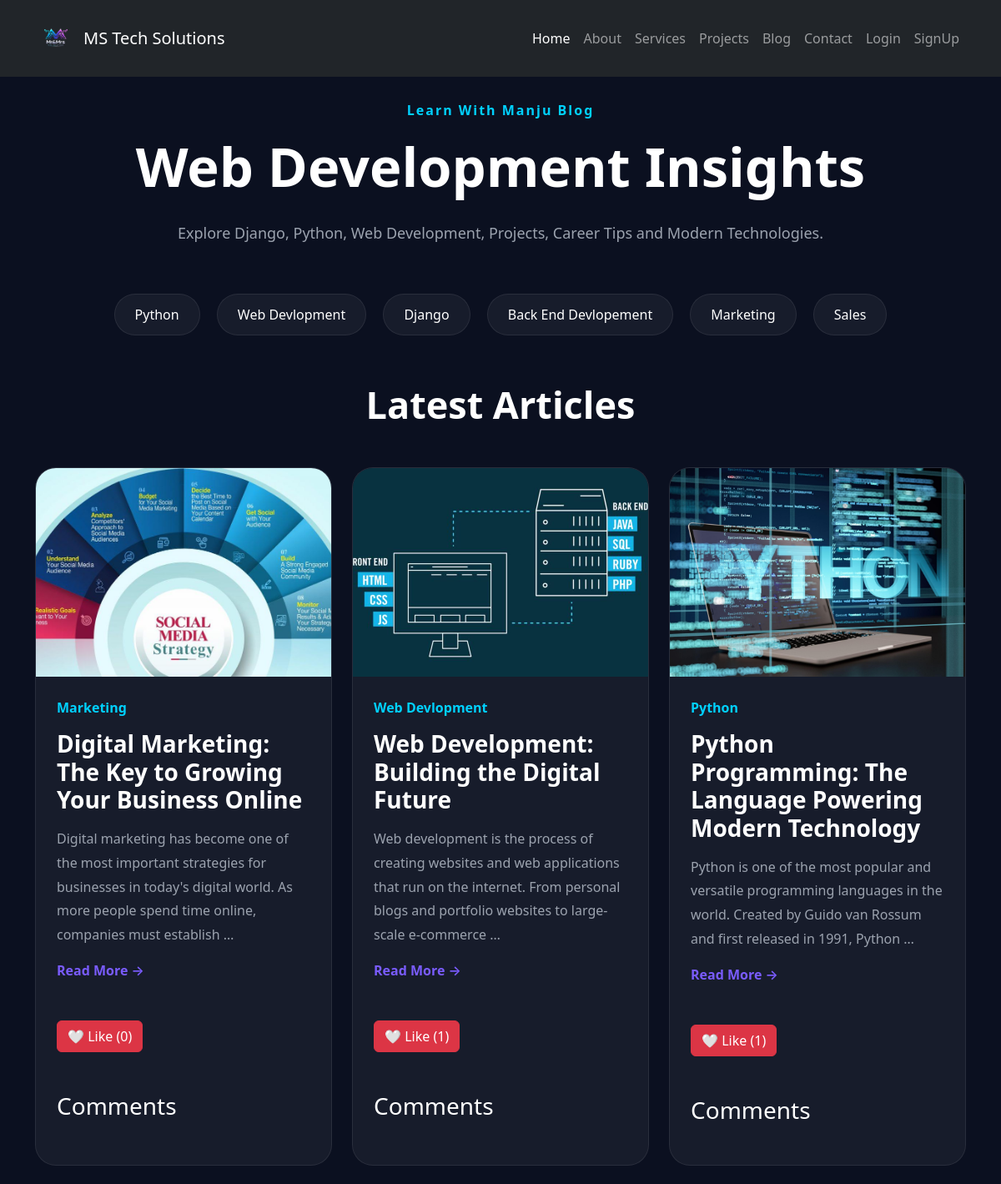
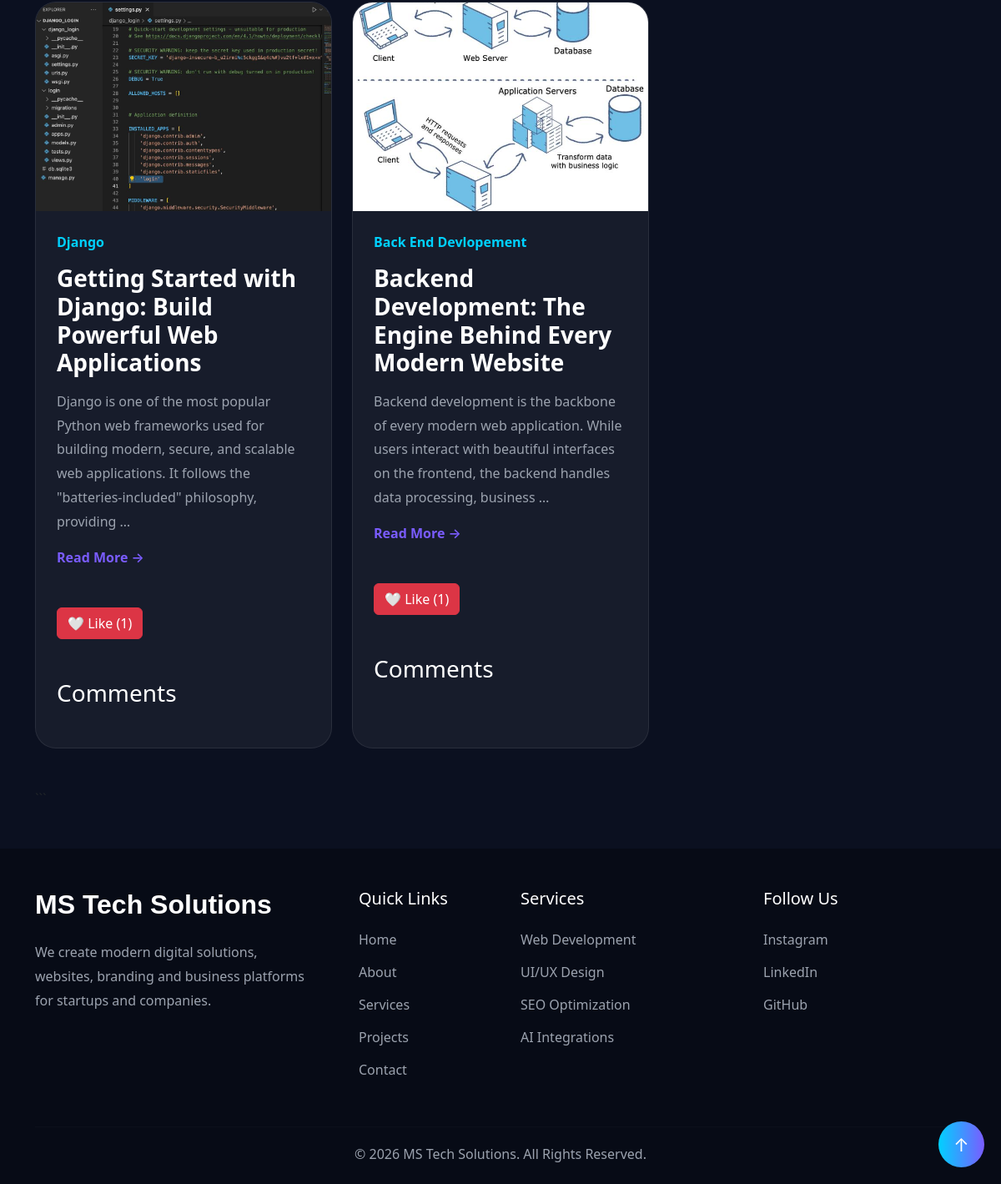
Screenshot of /blog/ with the database file from the repository (2 pictures, top to bottom).
### blogproject/models.py (models this page shows, shortened)
class Category(models.Model):
    name = models.CharField(max_length=100, unique=True)
    slug = models.SlugField(max_length=100, unique=True, blank=True)

class Post(models.Model):
    category = models.ForeignKey(
        Category,
        on_delete=models.CASCADE,
        related_name='posts'
    )
    title = models.CharField(max_length=200)
    slug = models.SlugField(
        unique=True,
        blank=True
    )
    content = models.TextField()
    image = models.ImageField(
        upload_to='posts/'
    )
    author = models.ForeignKey(
        User,
        on_delete=models.CASCADE
    )
    created_at = models.DateTimeField(
        auto_now_add=True
    )

### blogproject/views.py (the view)
# urls.py: path('', views.blog_homepage, name='blog_homepage'),
def blog_homepage(request):
    posts = Post.objects.all().order_by('-created_at')
    categories = Category.objects.all()
    context = {
        'posts': posts,
        'categories': categories
    }
    return render(request, 'blog/blog_homepage.html', context)

### blogproject/templates/blog/blog_homepage.html (shortened to what this page needs)
{% extends 'base.html' %}
{% load static %}
{% block content %}
<section class="blog-section py-5">
<div class="container">
<div class="text-center mb-5">
    <span class="hero-badge">
        Learn With Manju Blog
    </span>
    <h1 class="hero-title mt-3">
        Web Development Insights
    </h1>
    <p class="hero-text mt-4">
        Explore Django, Python, Web Development,
        Projects, Career Tips and Modern Technologies.
    </p>
</div>
<div class="text-center mb-5">
    {% for category in categories %}
    <a href="{% url 'category_posts' category.slug %}"
       class="category-item">
        {{ category.name }}
    </a>
    {% endfor %}
</div>
<div class="mb-5">
    <h2 class="section-title text-center mb-5">
        Latest Articles
    </h2>
    <div class="row g-4">
        {% for post in posts %}
        <div class="col-md-6 col-lg-4">
            <div class="post-card">
                {% if post.image %}
                    <img
                        src="{{ post.image.url }}"
                        class="post-image"
                        alt="{{ post.title }}"
                    >
                {% else %}
                    <img
                        src="{% static 'images/default-blog.jpg' %}"
                        class="post-image"
                        alt="Default Image"
                    >
                {% endif %}
                <div class="post-content">
                    <span class="post-category">
                        {{ post.category.name }}
                    </span>
                    <h3 class="post-title">
                        {{ post.title }}
                    </h3>
                    <p class="post-text">
                        {{ post.content|truncatewords:25 }}
                    </p>
                    <a href="{% url 'post_detail' post.slug %}"
                       class="read-btn">
                        Read More →
                    </a>
                    <div class="mt-5 gap-3">
                        <div class="mb-4">
                        <a
                        href="{% url 'like_post' post.slug %}"
                        class="btn btn-danger">
                            {% if liked %}
                                ❤️ Unlike
                            {% else %}
                                🤍 Like
                            {% endif %}
                            ({{ post.likes.count }})
                        </a>
                        </div>
                        <div class="mb-4">
                          <div class="mt-5">
                            <h3 class="text-white">
                                Comments
                            </h3>
                          </div>
                        </div>
                    </div>
                </div>
            </div>
        </div>
        {% empty %}
        <div class="col-12 text-center">
            <h4 class="text-white">
                No Posts Available
            </h4>
        </div>
        {% endfor %}
    </div>
</div>
</div>
</section>
{% endblock %}

### blogproject/templates/blog/blog_homepage.html (style rules this page uses)
.blog-section { background:#0B1020; min-height:100vh; }
.hero-badge { color:#00D1FF; letter-spacing:2px; font-weight:600; }
.hero-title { color:white; font-size:65px; font-weight:700; }
.hero-text { color:#9CA3AF; font-size:18px; line-height:1.9; }
.category-item { display:inline-block; margin:8px; padding:12px 24px; background:rgba(255,255,255,0.05); border:1px solid rgba(255,255,255,0.08); border-radius:30px; color:white; text-decoration:none; }
.post-card { background:rgba(255,255,255,0.05); border:1px solid rgba(255,255,255,0.08); border-radius:25px; overflow:hidden; transition:.4s; height:100%; }
.post-image { width:100%; height:250px; object-fit:cover; }
.post-content { padding:25px; }
.post-category { color:#00D1FF; font-weight:600; }
.post-title { color:white; margin-top:15px; margin-bottom:15px; font-weight:700; }
.post-text { color:#9CA3AF; line-height:1.8; }
.read-btn { color:#7A5CFF; text-decoration:none; font-weight:600; }
.section-title { color:white; font-size:45px; font-weight:700; }

### rows the page displays
Category: name "Python"
Category: name "Web Devlopment"
Category: name "Django"
Category: name "Back End Devlopement"
Category: name "Marketing"
Category: name "Sales"
Post: image (picture), category.name "Marketing", title "Digital Marketing: The Key to Growing Your Business Online", content "Digital marketing has become one of the most important strategies for businesses in today's digital world. As more people spend time online, companies must establish …", likes.count "0"
Post: image (picture), category.name "Web Devlopment", title "Web Development: Building the Digital Future", content "Web development is the process of creating websites and web applications that run on the internet. From personal blogs and portfolio websites to large-scale e-commerce …", likes.count "1"
Post: image (picture), category.name "Python", title "Python Programming: The Language Powering Modern Technology", content "Python is one of the most popular and versatile programming languages in the world. Created by Guido van Rossum and first released in 1991, Python …", likes.count "1"
Post: image (picture), category.name "Django", title "Getting Started with Django: Build Powerful Web Applications", content "Django is one of the most popular Python web frameworks used for building modern, secure, and scalable web applications. It follows the \"batteries-included\" philosophy, providing …", likes.count "1"
Post: image (picture), category.name "Back End Devlopement", title "Backend Development: The Engine Behind Every Modern Website", content "Backend development is the backbone of every modern web application. While users interact with beautiful interfaces on the frontend, the backend handles data processing, business …", likes.count "1"
